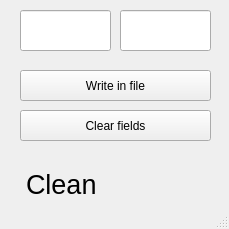
<?xml version="1.0" encoding="UTF-8"?>
<ui version="4.0">
 <class>MainWindow</class>
 <widget class="QMainWindow" name="MainWindow">
  <property name="geometry">
   <rect>
    <x>0</x>
    <y>0</y>
    <width>229</width>
    <height>229</height>
   </rect>
  </property>
  <property name="windowTitle">
   <string>MainWindow</string>
  </property>
  <widget class="QWidget" name="centralwidget">
   <widget class="QPushButton" name="pushButton">
    <property name="geometry">
     <rect>
      <x>20</x>
      <y>70</y>
      <width>191</width>
      <height>31</height>
     </rect>
    </property>
    <property name="text">
     <string>Write in file</string>
    </property>
   </widget>
   <widget class="QPushButton" name="pushButton_2">
    <property name="geometry">
     <rect>
      <x>20</x>
      <y>110</y>
      <width>191</width>
      <height>31</height>
     </rect>
    </property>
    <property name="text">
     <string>Clear fields</string>
    </property>
   </widget>
   <widget class="QLineEdit" name="lineEdit">
    <property name="geometry">
     <rect>
      <x>20</x>
      <y>10</y>
      <width>91</width>
      <height>41</height>
     </rect>
    </property>
   </widget>
   <widget class="QLineEdit" name="lineEdit_2">
    <property name="geometry">
     <rect>
      <x>120</x>
      <y>10</y>
      <width>91</width>
      <height>41</height>
     </rect>
    </property>
   </widget>
   <widget class="QLabel" name="label">
    <property name="geometry">
     <rect>
      <x>26</x>
      <y>169</y>
      <width>181</width>
      <height>31</height>
     </rect>
    </property>
    <property name="text">
     <string>&lt;html&gt;&lt;head/&gt;&lt;body&gt;&lt;p&gt;&lt;span style=&quot; font-size:20pt;&quot;&gt;Clean&lt;/span&gt;&lt;/p&gt;&lt;/body&gt;&lt;/html&gt;</string>
    </property>
   </widget>
  </widget>
  <widget class="QStatusBar" name="statusbar"/>
 </widget>
 <resources/>
 <connections/>
</ui>
